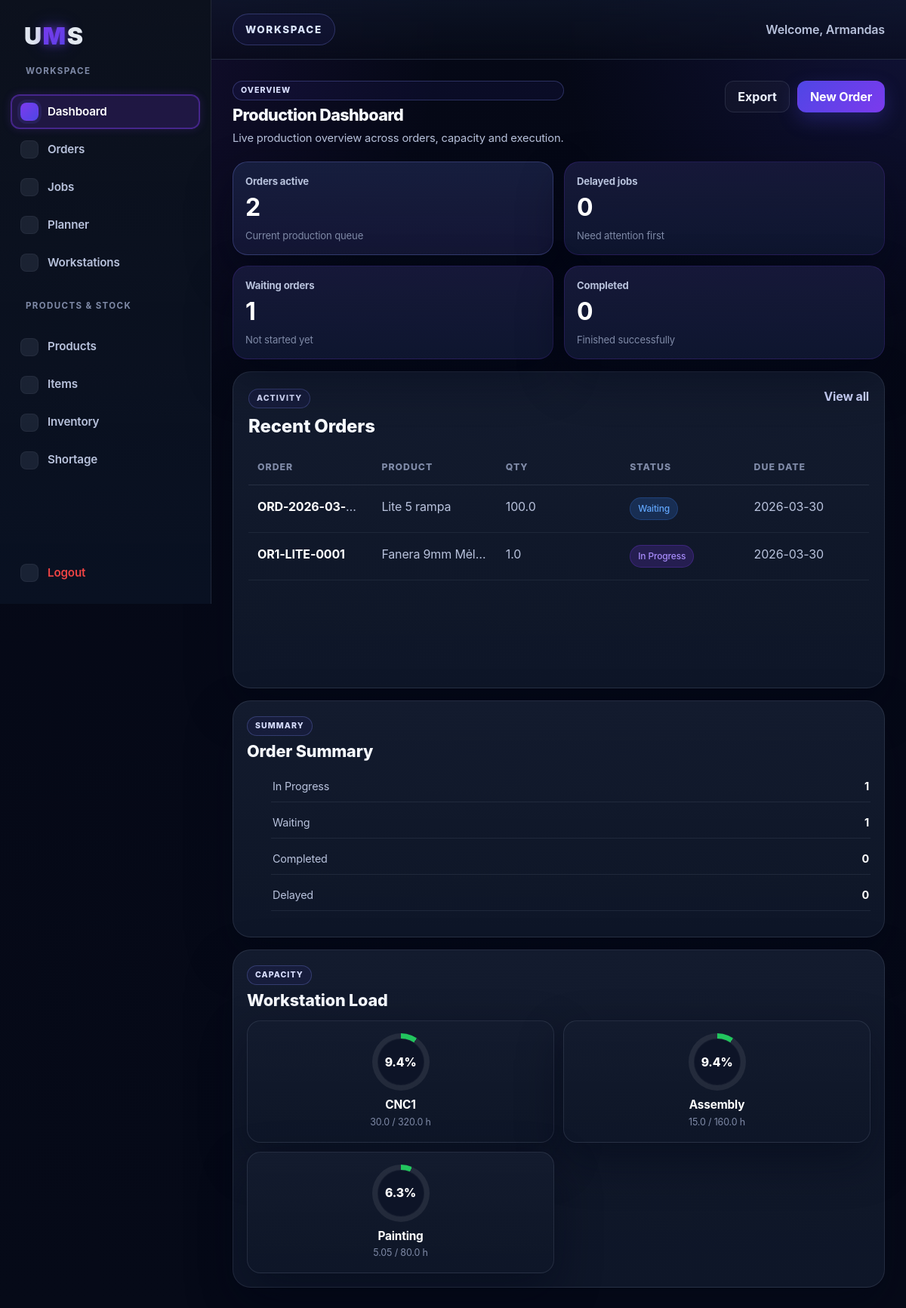
The page /dashboard (signed in) on the database as committed earlier.
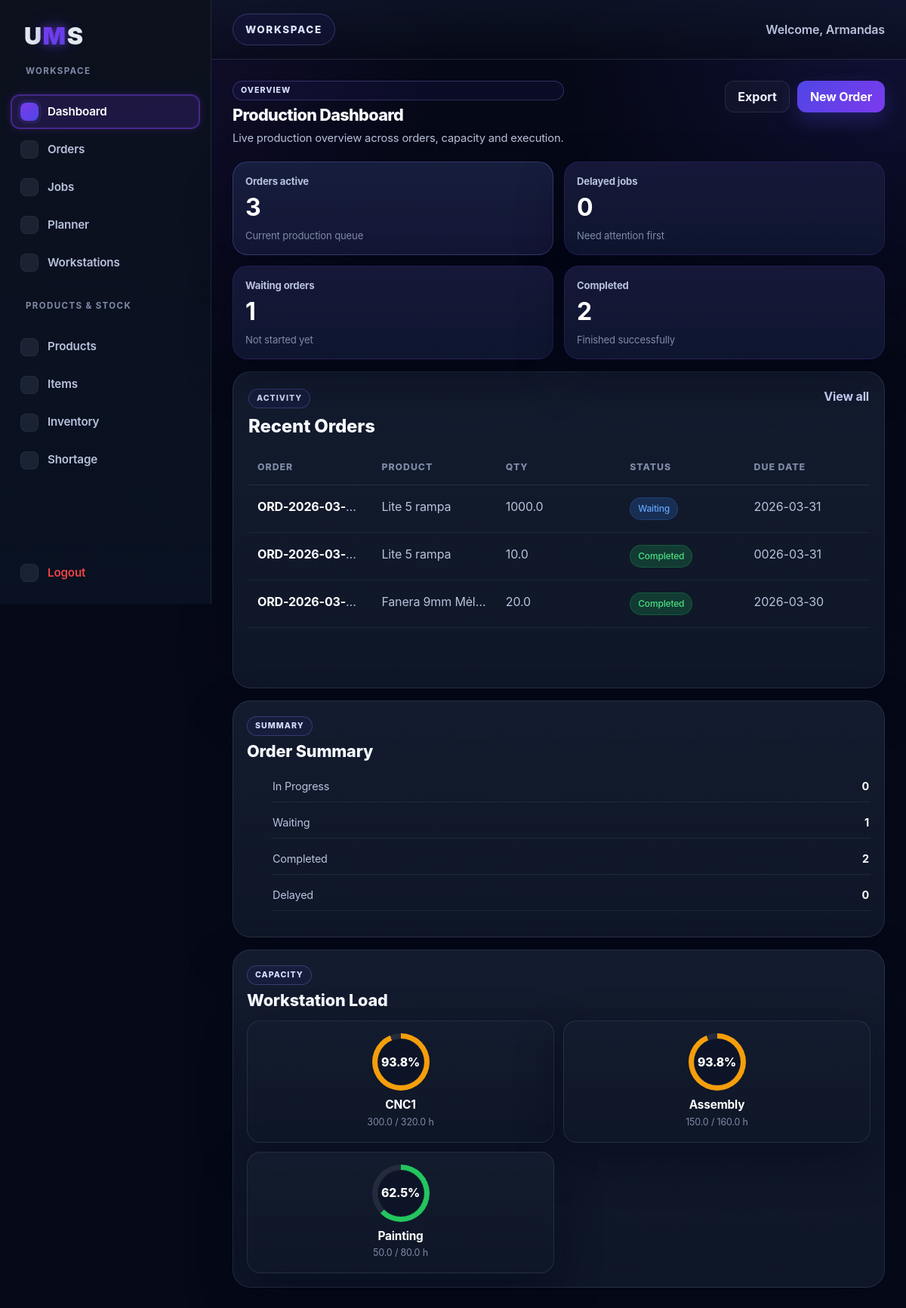
The same page on the database as committed later.
### tables this page shows
CREATE TABLE orders (
        id INTEGER PRIMARY KEY AUTOINCREMENT,
        order_number TEXT,
        customer TEXT,
        status TEXT,
        due_date TEXT,
        priority TEXT
    , product_id INTEGER, quantity REAL DEFAULT 1, materials_reserved INTEGER NOT NULL DEFAULT 0);

CREATE TABLE products (
        id INTEGER PRIMARY KEY AUTOINCREMENT,
        product_code TEXT NOT NULL,
        product_name TEXT NOT NULL,
        description TEXT,
        measurement_unit TEXT NOT NULL
    , time_per_unit REAL NOT NULL DEFAULT 0, stock_quantity REAL NOT NULL DEFAULT 0);

CREATE TABLE workstations (
        id INTEGER PRIMARY KEY AUTOINCREMENT,
        name TEXT NOT NULL,
        description TEXT,
        hours_per_shift REAL NOT NULL DEFAULT 8,
        shifts_per_day INTEGER NOT NULL DEFAULT 1,
        working_days_per_month INTEGER NOT NULL DEFAULT 20
    , color TEXT NOT NULL DEFAULT '#3b82f6');

### app.py (the view)
@app.route("/dashboard")
def dashboard():
    if not is_logged_in():
        return redirect(url_for("login"))
    conn = sqlite3.connect("database.db")
    cursor = conn.cursor()
    cursor.execute("SELECT COUNT(*) FROM orders")
    total_orders = cursor.fetchone()[0]
    cursor.execute("SELECT COUNT(*) FROM orders WHERE status = 'In Progress'")
    in_progress_count = cursor.fetchone()[0]
    cursor.execute("SELECT COUNT(*) FROM orders WHERE status = 'Waiting'")
    waiting_count = cursor.fetchone()[0]
    cursor.execute("SELECT COUNT(*) FROM orders WHERE status = 'Completed'")
    completed_count = cursor.fetchone()[0]
    cursor.execute("SELECT COUNT(*) FROM orders WHERE status = 'Delayed'")
    delayed_count = cursor.fetchone()[0]
    cursor.execute("""
        SELECT orders.id, orders.order_number, products.product_name, orders.quantity, orders.status, orders.due_date, orders.priority
        FROM orders
        LEFT JOIN products ON orders.product_id = products.id
        ORDER BY orders.id DESC
        LIMIT 5
    """)
    recent_rows = cursor.fetchall()
    cursor.execute("""
        SELECT
            w.id,
            w.name,
            (w.hours_per_shift * w.shifts_per_day * w.working_days_per_month) AS monthly_capacity,
            IFNULL((
                SELECT SUM(
                    oj.estimated_hours *
                    CASE
                        WHEN (oj.planned_quantity - oj.completed_quantity) < 0 THEN 0
                        ELSE (oj.planned_quantity - oj.completed_quantity)
                    END
                )
                FROM order_jobs oj
                WHERE oj.workstation_id = w.id
                  AND oj.status != 'Done'
                  AND (
                        oj.is_split_child = 1
                        OR NOT EXISTS (
                            SELECT 1
                            FROM order_jobs child
                            WHERE child.parent_job_id = oj.id
                              AND child.is_split_child = 1
                        )
                      )
            ), 0) AS used_load
        FROM workstations w
        GROUP BY w.id, w.name, w.hours_per_shift, w.shifts_per_day, w.working_days_per_month
        HAVING used_load > 0
        ORDER BY used_load DESC, w.name ASC
    """)
    workstation_rows = cursor.fetchall()
    conn.close()
    recent_orders = []
    for row in recent_rows:
        recent_orders.append({
            "id": row[0],
            "order_number": row[1],
            "product_name": row[2] if row[2] else "-",
            "quantity": row[3] if row[3] is not None else 1,
            "status": row[4],
            "due_date": row[5],
            "priority": row[6]
        })
    workstation_load = []
    workstation_count = len(workstation_rows)
    if workstation_count <= 2:
        ring_size_class = "load-size-large"
    elif workstation_count <= 4:
        ring_size_class = "load-size-medium"
    elif workstation_count <= 8:
        ring_size_class = "load-size-small"
    else:
        ring_size_class = "load-size-xsmall"
    for row in workstation_rows:
        monthly_capacity = float(row[2] or 0)
        used_load = float(row[3] or 0)
        load_percent = (used_load / monthly_capacity * 100) if monthly_capacity > 0 else 0
        workstation_load.append({
            "id": row[0],
            "name": row[1],
            "monthly_capacity": round(monthly_capacity, 2),
            "used_load": round(used_load, 2),
            "load_percent": round(load_percent, 1),
            "size_class": ring_size_class
        })
    return render_template(
        "dashboard.html",
        total_orders=total_orders,
        in_progress_count=in_progress_count,
        waiting_count=waiting_count,
        completed_count=completed_count,
        delayed_count=delayed_count,
        recent_orders=recent_orders,
        workstation_load=workstation_load,
        active_page="dashboard"
    )

### app.py (called while the page is built)
def is_logged_in():
    return "user_id" in session

### templates/dashboard.html (shortened to what this page needs)
{% extends "base.html" %}
{% block content %}
<div class="dashboard-header">
  <div class="dashboard-header-left">
    <span class="eyebrow-label">Overview</span>
    <h1>Production Dashboard</h1>
    <p>Live production overview across orders, capacity and execution.</p>
  </div>
  <div class="dashboard-header-right">
    <button type="button" class="dashboard-btn secondary">Export</button>
    <a href="{{ url_for('new_order') }}" class="dashboard-btn primary">New Order</a>
  </div>
</div>
<div class="dashboard-stats dashboard-stats-compact">
  <div class="stat-card stat-card-accent">
    <span class="stat-label">Orders active</span>
    <strong>{{ total_orders }}</strong>
    <span class="stat-meta">Current production queue</span>
  </div>
  <div class="stat-card">
    <span class="stat-label">Delayed jobs</span>
    <strong>{{ delayed_count }}</strong>
    <span class="stat-meta">Need attention first</span>
  </div>
  <div class="stat-card">
    <span class="stat-label">Waiting orders</span>
    <strong>{{ waiting_count }}</strong>
    <span class="stat-meta">Not started yet</span>
  </div>
  <div class="stat-card">
    <span class="stat-label">Completed</span>
    <strong>{{ completed_count }}</strong>
    <span class="stat-meta">Finished successfully</span>
  </div>
</div>
<div class="dashboard-content-grid">
  <div class="dashboard-table-card dashboard-main-table-card">
    <div class="card-header">
      <div>
        <span class="card-kicker">Activity</span>
        <h4>Recent Orders</h4>
      </div>
      <a href="{{ url_for('orders') }}">View all</a>
    </div>
    <div class="table-wrapper">
      <table class="orders-table">
        <thead>
          <tr>
            <th>Order</th>
            <th>Product</th>
            <th>Qty</th>
            <th>Status</th>
            <th>Due Date</th>
          </tr>
        </thead>
        <tbody>
          {% if recent_orders %}
            {% for order in recent_orders %}
              {% set status_class = "" %}
              {% if order.status == "In Progress" %}
                {% set status_class = "in-progress" %}
              {% elif order.status == "Waiting" %}
                {% set status_class = "waiting" %}
              {% elif order.status == "Completed" %}
                {% set status_class = "completed" %}
              {% elif order.status == "Delayed" %}
                {% set status_class = "delayed" %}
              {% endif %}
              <tr>
                <td data-label="Order"><strong>{{ order.order_number }}</strong></td>
                <td data-label="Product">{{ order.product_name }}</td>
                <td data-label="Qty">{{ order.quantity }}</td>
                <td data-label="Status">
                  <span class="status-badge {{ status_class }}">{{ order.status }}</span>
                </td>
                <td data-label="Due Date">{{ order.due_date }}</td>
              </tr>
            {% endfor %}
          {% else %}
            <tr>
              <td colspan="5" class="empty-table-message">No recent orders found.</td>
            </tr>
          {% endif %}
        </tbody>
      </table>
    </div>
  </div>
  <div class="dashboard-side-panels">
    <div class="mini-panel">
      <div class="card-header compact">
        <div>
          <span class="card-kicker">Summary</span>
          <h4>Order Summary</h4>
        </div>
      </div>
      <ul class="summary-list">
        <li><span>In Progress</span><strong>{{ in_progress_count }}</strong></li>
        <li><span>Waiting</span><strong>{{ waiting_count }}</strong></li>
        <li><span>Completed</span><strong>{{ completed_count }}</strong></li>
        <li><span>Delayed</span><strong>{{ delayed_count }}</strong></li>
      </ul>
    </div>
    <div class="mini-panel">
      <div class="card-header compact">
        <div>
          <span class="card-kicker">Capacity</span>
          <h4>Workstation Load</h4>
        </div>
      </div>
      <div class="workstation-load-grid dashboard-ring-grid">
        {% if workstation_load %}
          {% for workstation in workstation_load %}
            {% set ring_percent = workstation.load_percent if workstation.load_percent < 100 else 100 %}
            {% if workstation.load_percent > 100 %}
              {% set ring_color = "#ef4444" %}
            {% elif workstation.load_percent > 80 %}
              {% set ring_color = "#f59e0b" %}
            {% else %}
              {% set ring_color = "#22c55e" %}
            {% endif %}
            <a href="{{ url_for('jobs', workstation=workstation.id) }}" class="load-ring-card dashboard-ring-card">
              <div class="load-ring" style="background: conic-gradient({{ ring_color }} {{ ring_percent }}%, rgba(255,255,255,0.08) 0);">
                <strong>{{ workstation.load_percent }}%</strong>
              </div>
              <h6>{{ workstation.name }}</h6>
              <p>{{ workstation.used_load }} / {{ workstation.monthly_capacity }} h</p>
            </a>
          {% endfor %}
        {% else %}
          <div class="empty-state-note">No workstation load data available yet.</div>
        {% endif %}
      </div>
    </div>
  </div>
</div>
{% endblock %}

### templates/base.html (shortened to what this page needs)
<!DOCTYPE html>
<html lang="en">
<head>
    <link href="https://cdn.jsdelivr.net/npm/bootstrap@5.3.3/dist/css/bootstrap.min.css" rel="stylesheet">
    <link rel="stylesheet" href="{{ url_for('static', filename='css/workspace.css') }}">
</head>
<body>
<div class="app">
    <aside class="sidebar">
        <a href="{{ url_for('dashboard') }}" class="logo">
        <span class="logo-u">U</span><span class="logo-m">M</span><span class="logo-s">S</span>
        </a>
        <nav class="sidebar-nav">
            <div class="sidebar-section-title">Workspace</div>
            <a href="{{ url_for('dashboard') }}" class="{% if active_page == 'dashboard' %}active{% endif %}">Dashboard</a>
            <a href="{{ url_for('orders') }}" class="{% if active_page == 'orders' %}active{% endif %}">Orders</a>
            <a href="{{ url_for('jobs') }}" class="{% if active_page == 'jobs' %}active{% endif %}">Jobs</a>
            <a href="{{ url_for('planner') }}" class="{% if active_page == 'planner' %}active{% endif %}">Planner</a>
            <a href="{{ url_for('workstations') }}" class="{% if active_page == 'workstations' %}active{% endif %}">Workstations</a>
            <div class="sidebar-section-title">Products & Stock</div>
            <a href="{{ url_for('products') }}" class="{% if active_page == 'products' %}active{% endif %}">Products</a>
            <a href="{{ url_for('items') }}" class="{% if active_page == 'items' %}active{% endif %}">Items</a>
            <a href="{{ url_for('inventory') }}" class="{% if active_page == 'inventory' %}active{% endif %}">Inventory</a>
            <a href="{{ url_for('materials_shortage') }}" class="{% if active_page == 'shortage' %}active{% endif %}">Shortage</a>
        </nav>
        <div class="sidebar-footer">
            <a href="{{ url_for('logout') }}" class="logout-link">Logout</a>
        </div>
    </aside>
    <main class="main">
        <div class="topbar">
            <div class="topbar-left">
                <span class="topbar-title">Workspace</span>
            </div>
            <div class="topbar-right">
                <span class="user-name">Welcome, {{ session.get('user_name') }}</span>
            </div>
        </div>
        <div class="content">
            {% block content %}{% endblock %}
        </div>
    </main>
</div>
</body>
</html>

Rows that differ between the two databases and show on the page:
removed orders: order_number "ORD-2026-03-…", product_name "Lite 5 rampa", quantity "100.0", status "Waiting", due_date "2026-03-30"
removed orders: order_number "OR1-LITE-0001", product_name "Fanera 9mm Mėl…", quantity "1.0", status "In Progress", due_date "2026-03-30"
added orders: order_number "ORD-2026-03-…", product_name "Lite 5 rampa", quantity "1000.0", status "Waiting", due_date "2026-03-31"
added orders: order_number "ORD-2026-03-…", product_name "Lite 5 rampa", quantity "10.0", status "Completed", due_date "0026-03-31"
added orders: order_number "ORD-2026-03-…", product_name "Fanera 9mm Mėl…", quantity "20.0", status "Completed", due_date "2026-03-30"
computed for workstations "CNC1": load_percent "9.4" → "93.8"; used_load "30.0" → "300.0"
computed for workstations "Assembly": load_percent "9.4" → "93.8"; used_load "15.0" → "150.0"
computed for workstations "Painting": load_percent "6.3" → "62.5"; used_load "5.05" → "50.0"
Other text that changed with them:
{{ total_orders }}: "2" → "3"
{{ completed_count }}: "0" → "2"
{{ in_progress_count }}: "1" → "0"
